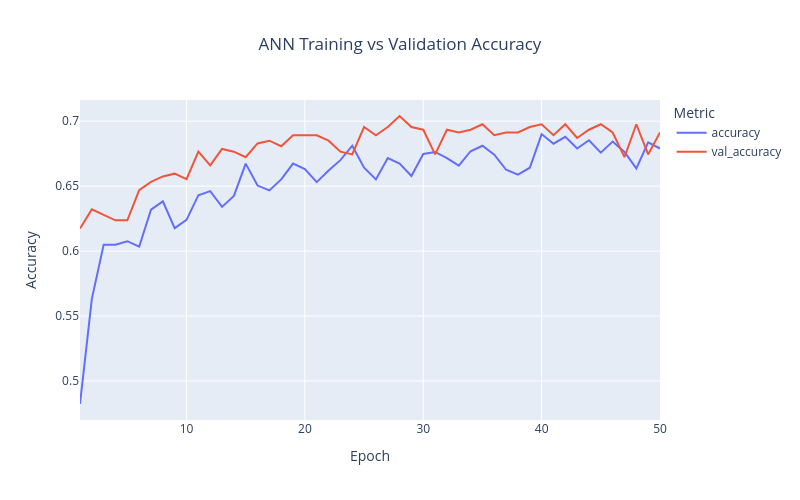

Notebook code cell kept with this figure:
### Code cell
fig_acc = px.line(
    history_df,
    x='Epoch',
    y=['accuracy', 'val_accuracy'],
    title='ANN Training vs Validation Accuracy',
    labels={
        'value': 'Accuracy',
        'variable': 'Metric'
    }
)

fig_acc.update_layout(
    title_x=0.5,
    width=800,
    height=500
)

fig_acc.show()

### Figure 1 — Plotly figure (JSON) as saved in the notebook; plotly's stock layout.template omitted (floating-point values rounded to 4 significant figures)
{"data": [{"hovertemplate": "Metric=accuracy<br>Epoch=%{x}<br>Accuracy=%{y}<extra></extra>", "legendgroup": "accuracy", "line": {"color": "#636efa", "dash": "solid"}, "marker": {"symbol": "circle"}, "mode": "lines", "name": "accuracy", "orientation": "v", "showlegend": true, "type": "scatter", "x": [1, 2, 3, 4, 5, 6, 7, 8, 9, 10, 11, 12, 13, 14, 15, 16, 17, 18, 19, 20, 21, 22, 23, 24, 25, 26, 27, 28, 29, 30, 31, 32, 33, 34, 35, 36, 37, 38, 39, 40, 41, 42, 43, 44, 45, 46, 47, 48, 49, 50], "xaxis": "x", "y": [0.4823, 0.5632, 0.605, 0.605, 0.6076, 0.6034, 0.6319, 0.6383, 0.6177, 0.624, 0.643, 0.6462, 0.6341, 0.6425, 0.6674, 0.6504, 0.6467, 0.6552, 0.6674, 0.6631, 0.6531, 0.6621, 0.67, 0.6811, 0.6642, 0.6552, 0.6716, 0.6674, 0.6579, 0.6748, 0.6764, 0.6716, 0.6658, 0.6769, 0.6811, 0.6742, 0.6626, 0.6589, 0.6642, 0.6901, 0.6827, 0.688, 0.679, 0.6854, 0.6758, 0.6843, 0.6764, 0.6637, 0.6838, 0.679], "yaxis": "y"}, {"hovertemplate": "Metric=val_accuracy<br>Epoch=%{x}<br>Accuracy=%{y}<extra></extra>", "legendgroup": "val_accuracy", "line": {"color": "#EF553B", "dash": "solid"}, "marker": {"symbol": "circle"}, "mode": "lines", "name": "val_accuracy", "orientation": "v", "showlegend": true, "type": "scatter", "x": [1, 2, 3, 4, 5, 6, 7, 8, 9, 10, 11, 12, 13, 14, 15, 16, 17, 18, 19, 20, 21, 22, 23, 24, 25, 26, 27, 28, 29, 30, 31, 32, 33, 34, 35, 36, 37, 38, 39, 40, 41, 42, 43, 44, 45, 46, 47, 48, 49, 50], "xaxis": "x", "y": [0.6173, 0.6321, 0.6279, 0.6237, 0.6237, 0.6469, 0.6533, 0.6575, 0.6596, 0.6554, 0.6765, 0.666, 0.6786, 0.6765, 0.6723, 0.6829, 0.685, 0.6808, 0.6892, 0.6892, 0.6892, 0.685, 0.6765, 0.6744, 0.6956, 0.6892, 0.6956, 0.704, 0.6956, 0.6934, 0.6744, 0.6934, 0.6913, 0.6934, 0.6977, 0.6892, 0.6913, 0.6913, 0.6956, 0.6977, 0.6892, 0.6977, 0.6871, 0.6934, 0.6977, 0.6913, 0.6723, 0.6977, 0.6744, 0.6913], "yaxis": "y"}], "layout": {"height": 500, "legend": {"title": {"text": "Metric"}, "tracegroupgap": 0}, "title": {"text": "ANN Training vs Validation Accuracy", "x": 0.5}, "width": 800, "xaxis": {"anchor": "y", "domain": [0, 1], "title": {"text": "Epoch"}}, "yaxis": {"anchor": "x", "domain": [0, 1], "title": {"text": "Accuracy"}}}}
